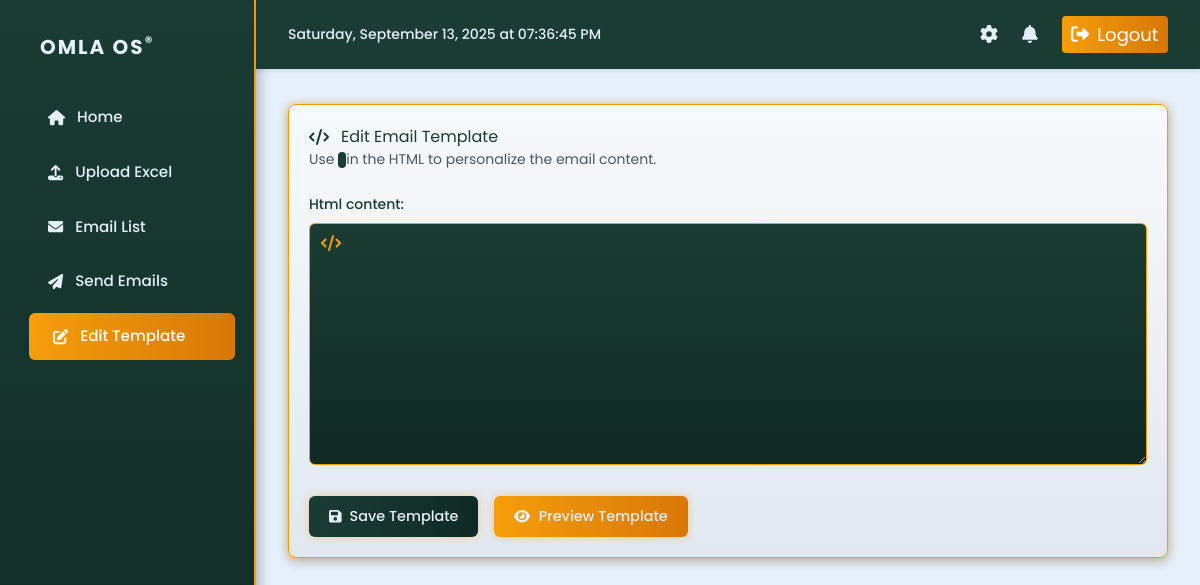
Page /template/edit/ on the earlier database version.
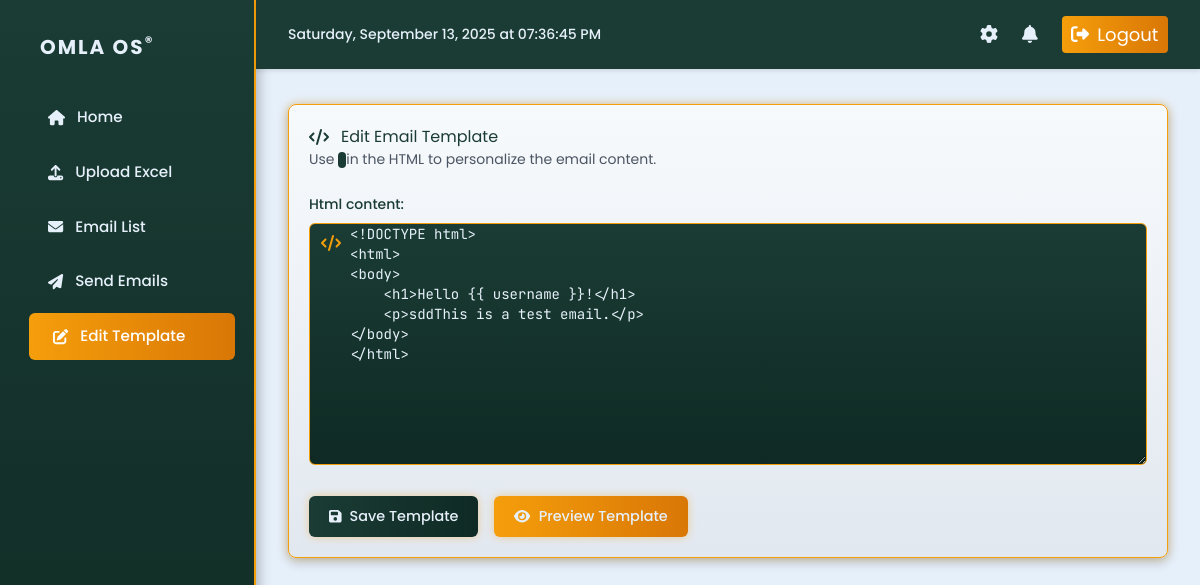
Same page on the later database version.
### sender/models.py (models this page shows, shortened)
class EmailTemplate(models.Model):
    name = models.CharField(max_length=255, default="Default Template")
    html_content = models.TextField()

### sender/views.py (the view)
# urls.py: path('template/edit/', edit_template, name='edit_template'),
def edit_template(request):
    template, created = EmailTemplate.objects.get_or_create(name="Default Template")
    if request.method == 'POST':
        form = EmailTemplateForm(request.POST, instance=template)
        if form.is_valid():
            form.save()
            messages.success(request, "Template updated successfully.")
            return redirect('dashboard')
    else:
        form = EmailTemplateForm(instance=template)
    return render(request, 'sender/edit_template.html', {'form': form})

### sender/forms.py
class EmailTemplateForm(forms.ModelForm):
    class Meta:
        model = EmailTemplate
        fields = ['html_content']
        widgets = {
            'html_content': forms.Textarea(attrs={'rows': 10, 'cols': 80}),
        }

### sender/templates/sender/edit_template.html (shortened to what this page needs)
{% extends 'sender/base.html' %}
{% load static %}
{% block content %}
<div class="card" style="box-shadow: 0 4px 12px rgba(0, 0, 0, 0.2), 0 0 10px rgba(245, 158, 11, 0.4); border: 1px solid #F59E0B;">
    <h2><i class="fas fa-code"></i> Edit Email Template</h2>
    <div class="w-full">
        <p class="text-gray-600 text-sm mb-4">Use <code class="font-mono bg-[#1A3C34] text-[#E6F0FA] px-1 rounded">{{ username }}</code> in the HTML to personalize the email content.</p>
        <form method="post" class="space-y-6">
            <div class="form-group">
                {{ form.html_content.label_tag }}
                <div class="relative">
                    <i class="fas fa-code absolute left-3 top-3 text-[#F59E0B]"></i>
                    <textarea name="html_content" class="pl-10 w-full font-mono text-sm" rows="12" required style="font-family: 'JetBrains Mono', monospace; background: linear-gradient(to bottom, #1A3C34, #0F2A24); color: #E6F0FA; border-color: #F59E0B; border-radius: 0.375rem; transition: box-shadow 0.3s ease, transform 0.3s ease;" onfocus="this.style.boxShadow='0 0 10px rgba(245, 158, 11, 0.6), 0 0 15px rgba(245, 158, 11, 0.4); this.style.transform='scale(1.01)'" onblur="this.style.boxShadow='none'; this.style.transform='scale(1)'">{{ form.html_content.value|default_if_none:'' }}</textarea>
                </div>
            </div>
            <div class="flex gap-4">
                <button type="submit" class="btn" style="background: linear-gradient(to right, #1A3C34, #0F2A24); box-shadow: 0 0 8px rgba(245, 158, 11, 0.4); transition: box-shadow 0.3s ease, transform 0.3s ease;" onmouseover="this.style.boxShadow='0 0 12px rgba(245, 158, 11, 0.6), 0 0 18px rgba(245, 158, 11, 0.4); this.style.transform='scale(1.05)'" onmouseout="this.style.boxShadow='0 0 8px rgba(245, 158, 11, 0.4)'; this.style.transform='scale(1)'"><i class="fas fa-save"></i> Save Template</button>
                <button type="button" id="preview-btn" class="btn" style="background: linear-gradient(to right, #F59E0B, #D97706); box-shadow: 0 0 8px rgba(245, 158, 11, 0.4); transition: box-shadow 0.3s ease, transform 0.3s ease;" onmouseover="this.style.boxShadow='0 0 12px rgba(245, 158, 11, 0.6), 0 0 18px rgba(245, 158, 11, 0.4); this.style.transform='scale(1.05)'" onmouseout="this.style.boxShadow='0 0 8px rgba(245, 158, 11, 0.4)'; this.style.transform='scale(1)'"><i class="fas fa-eye"></i> Preview Template</button>
            </div>
        </form>
    </div>
</div>
{% endblock %}

Differences in the rows shown:
now on this page (row edited): EmailTemplate: html_content "<!DOCTYPE html> <html> <body> <h1>Hello {{ username }}!</h1> <p>sddThis is a test email.</p> </body> </html>"
